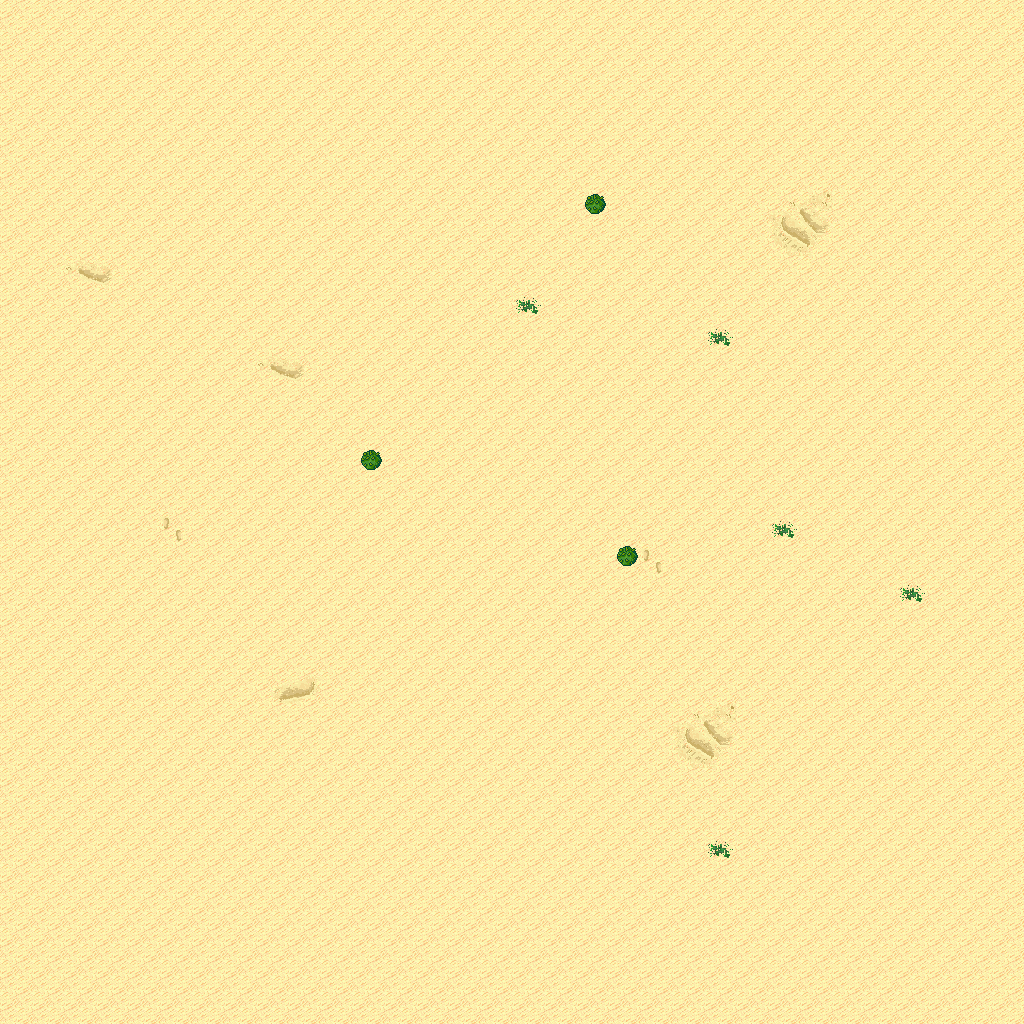

The image is a tile-based game level rendered from a .tmx file. Its description and source (layers, tilesets, objects; grid data summarised) follow:
An orthogonal 32x32 tile map with 32x32 px tiles, 5 tile layers (Ground, Objects, Objects2, Above, ...), 1 hidden layer not drawn, 8 tilesets.

<map version="1.10" tiledversion="1.11.0" orientation="orthogonal" renderorder="right-down" width="32" height="32" tilewidth="32" tileheight="32" infinite="0" nextlayerid="11" nextobjectid="1">
 <tileset firstgid="1" name="logic_collision" tilewidth="32" tileheight="32" tilecount="1" columns="1">
  <image source="../drawable/logic_collision.png" width="32" height="32" />
 </tileset>
 <tileset firstgid="2" name="ground_ground" tilewidth="32" tileheight="32" tilecount="33" columns="3">
  <image source="../drawable/ground_ground.png" width="96" height="352" />
 </tileset>
 <tileset firstgid="35" name="ground_ridge_earth_pale" tilewidth="32" tileheight="32" tilecount="96" columns="12">
  <image source="../drawable/ground_ridge_earth_pale.png" width="384" height="256" />
 </tileset>
 <tileset firstgid="131" name="ground_ridge_earth_dark" tilewidth="32" tileheight="32" tilecount="96" columns="12">
  <image source="../drawable/ground_ridge_earth_dark.png" width="384" height="256" />
 </tileset>
 <tileset firstgid="227" name="terrain_desert" tilewidth="32" tileheight="32" tilecount="88" columns="8">
  <image source="../drawable/terrain_desert.png" width="256" height="352" />
 </tileset>
 <tileset firstgid="315" name="plant_tree_tree_darkgreen" tilewidth="32" tileheight="32" tilecount="88" columns="8">
  <image source="../drawable/plant_tree_tree_darkgreen.png" width="256" height="352" />
 </tileset>
 <tileset firstgid="403" name="ground_sand_2" tilewidth="32" tileheight="32" tilecount="15" columns="5">
  <image source="../drawable/ground_sand_2.png" width="160" height="96" />
 </tileset>
 <tileset firstgid="418" name="plant_cactus_2" tilewidth="32" tileheight="32" tilecount="10" columns="5">
  <image source="../drawable/plant_cactus_2.png" width="160" height="64" />
 </tileset>
 <layer id="1" name="Ground" width="32" height="32">
  <data>[1024 cells, 1024 non-empty, 11 distinct tile ids]</data>
 </layer>
 <layer id="2" name="Objects" width="32" height="32">
  <data>[1024 cells, 3 non-empty, 1 distinct tile ids]</data>
 </layer>
 <layer id="3" name="Objects2" width="32" height="32">
  <data>[1024 cells, 0 non-empty, 0 distinct tile ids]</data>
 </layer>
 <layer id="4" name="Above" width="32" height="32">
  <data>[1024 cells, 0 non-empty, 0 distinct tile ids]</data>
 </layer>
 <layer id="5" name="Above2" width="32" height="32">
  <data>[1024 cells, 0 non-empty, 0 distinct tile ids]</data>
 </layer>
 <layer id="6" name="Walkable" width="32" height="32" visible="0">
  <data>[1024 cells, 3 non-empty, 1 distinct tile ids]</data>
 </layer>
 <objectgroup id="7" name="Mapevents" />
 <objectgroup id="8" name="Spawn" />
 <objectgroup id="9" name="Keys" />
 <objectgroup id="10" name="Replace" />
</map>
